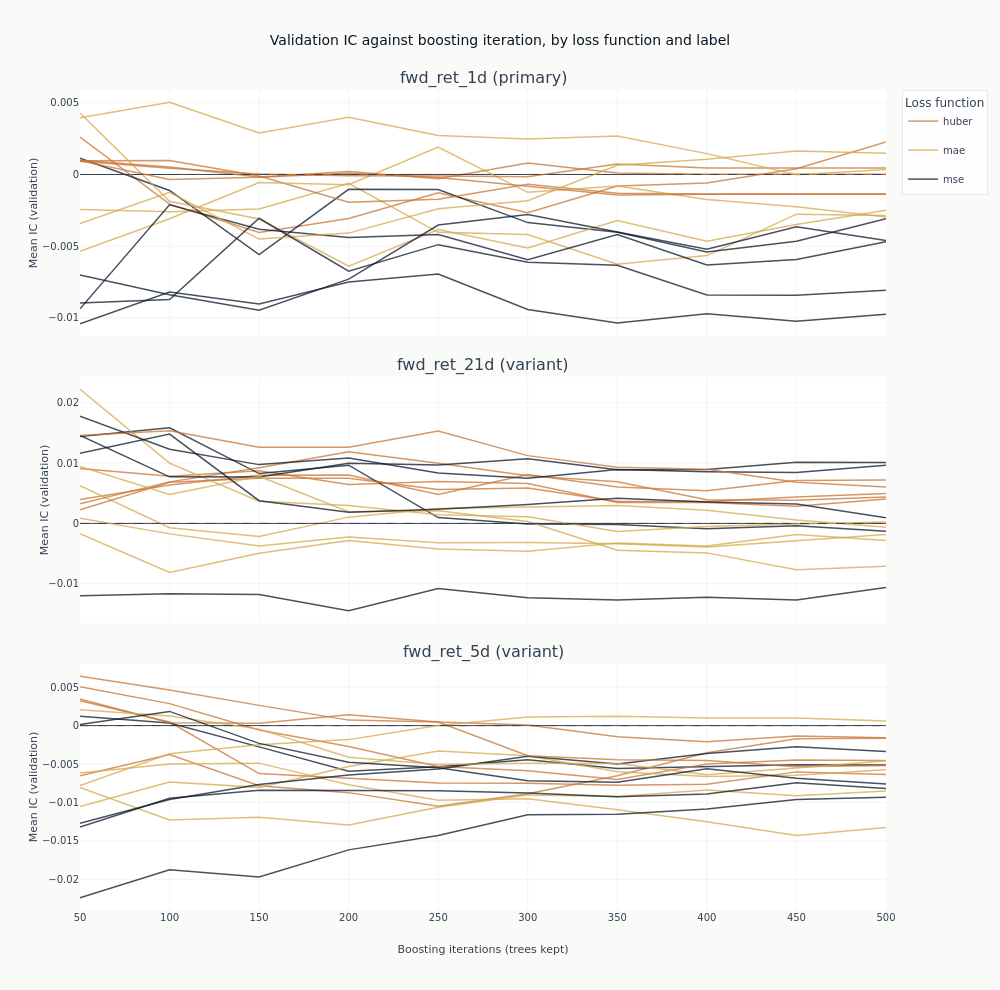

The notebook cell this image was saved under:
### Markdown cell above
### What more trees do

Each line traces one configuration's out-of-sample IC as trees are added to it. This is the
figure the checkpoint dimension exists to produce, and it separates two things a single
end-of-training number cannot.

A line that rises and then falls has an interior optimum: the model was still learning, then
began fitting the training window at the expense of the validation folds. A line that wanders
without trend around zero never had anything to learn in the first place, and its highest point
is wherever the noise happened to peak. The difference matters, because both produce a
respectable-looking maximum.

### Code cell
curves = catalog.filter("full_coverage").sort("label", "config_name", "checkpoint_value")
objectives = {"mse": COLORS["blue"], "mae": COLORS["amber"], "huber": COLORS["copper"]}


def objective_of(name: str) -> str:
    """Read the loss function out of a declared configuration name."""
    return next((key for key in objectives if name.endswith(key)), "mse")


fig_curves = make_subplots(
    rows=len(panel_labels),
    cols=1,
    shared_xaxes=True,
    vertical_spacing=0.05,
    subplot_titles=[
        f"{label} ({'primary' if label == primary else 'variant'})" for label in panel_labels
    ],
)
legend_shown: set[str] = set()
for row, label in enumerate(panel_labels, start=1):
    panel = curves.filter(pl.col("label") == label)
    for config_name in panel.get_column("config_name").unique(maintain_order=True):
        series = panel.filter(pl.col("config_name") == config_name)
        objective = objective_of(config_name)
        # One legend entry per loss function, not per configuration: fifteen names repeated
        # down three panels is a legend taller than the chart, and the colour is the only
        # thing the legend has to explain.
        first_of_objective = objective not in legend_shown
        legend_shown.add(objective)
        fig_curves.add_trace(
            go.Scatter(
                x=series.get_column("checkpoint_value").to_list(),
                y=series.get_column("ic_mean").to_list(),
                mode="lines",
                name=objective,
                legendgroup=objective,
                showlegend=first_of_objective,
                line=dict(color=objectives[objective], width=1.5),
                opacity=0.75,
            ),
            row=row,
            col=1,
        )
    fig_curves.add_hline(
        y=0, line_width=1, line_dash="dash", line_color=COLORS["neutral"], row=row, col=1
    )
    fig_curves.update_yaxes(title_text="Mean IC (validation)", row=row, col=1)
fig_curves.update_xaxes(title_text="Boosting iterations (trees kept)", row=len(panel_labels), col=1)
fig_curves.update_layout(
    title="Validation IC against boosting iteration, by loss function and label",
    height=330 * len(panel_labels),
    width=1000,
    margin=dict(t=90),
    legend=dict(title_text="Loss function", font=dict(size=10)),
)
show_plotly_with_alt(
    fig_curves,
    "Stacked line charts of mean validation information coefficient against boosting iteration, "
    "one panel per label, with one line per configuration coloured by loss function: "
    "blue for squared error, amber for absolute error, copper for Huber. Each panel carries a "
    "dashed zero line. The lines start spread out at fifty trees and cross each other repeatedly "
    "rather than rising to a common peak and falling away. In the one-day and 21-day panels the "
    "band drifts downwards as trees are added; in the five-day panel it stays where it started. "
    "A few one-day curves are above the zero line at the earliest checkpoints and two are still "
    "above it at the last. Averaged over its five configurations the blue squared-error group "
    "ends lowest in every panel, but individual blue lines are not: one starts at the top of the "
    "21-day panel and another ends above zero there.",
)

### Figure 1 — Plotly figure (JSON) as saved in the notebook; plotly's stock layout.template omitted (floating-point values rounded to 4 significant figures)
{"data": [{"legendgroup": "huber", "line": {"color": "#C87533", "width": 1.5}, "mode": "lines", "name": "huber", "opacity": 0.75, "showlegend": true, "type": "scatter", "x": [50, 100, 150, 200, 250, 300, 350, 400, 450, 500], "xaxis": "x", "y": [0.002605, -0.002068, -0.004046, -0.003068, -0.001273, -0.002667, -0.0008053, -0.0005933, 0.0004019, 0.002275], "yaxis": "y"}, {"legendgroup": "mae", "line": {"color": "#D4A84B", "width": 1.5}, "mode": "lines", "name": "mae", "opacity": 0.75, "showlegend": true, "type": "scatter", "x": [50, 100, 150, 200, 250, 300, 350, 400, 450, 500], "xaxis": "x", "y": [-0.002448, -0.002606, -0.002404, -0.0006136, -0.004033, -0.004186, -0.006265, -0.005658, -0.002766, -0.002861], "yaxis": "y"}, {"legendgroup": "mse", "line": {"color": "#0a1628", "width": 1.5}, "mode": "lines", "name": "mse", "opacity": 0.75, "showlegend": true, "type": "scatter", "x": [50, 100, 150, 200, 250, 300, 350, 400, 450, 500], "xaxis": "x", "y": [0.001139, -0.001113, -0.005592, -0.001032, -0.001047, -0.003356, -0.004027, -0.005403, -0.004661, -0.003093], "yaxis": "y"}, {"legendgroup": "huber", "line": {"color": "#C87533", "width": 1.5}, "mode": "lines", "name": "huber", "opacity": 0.75, "showlegend": false, "type": "scatter", "x": [50, 100, 150, 200, 250, 300, 350, 400, 450, 500], "xaxis": "x", "y": [0.0009557, 0.0009788, -0.0001037, -0.001942, -0.001733, -0.000689, -0.001305, -0.001365, -0.001365, -0.001365], "yaxis": "y"}, {"legendgroup": "mae", "line": {"color": "#D4A84B", "width": 1.5}, "mode": "lines", "name": "mae", "opacity": 0.75, "showlegend": false, "type": "scatter", "x": [50, 100, 150, 200, 250, 300, 350, 400, 450, 500], "xaxis": "x", "y": [-0.005349, -0.003083, -0.0005627, -0.0007092, 0.001915, -0.001242, -0.0007997, -0.001743, -0.00225, -0.002971], "yaxis": "y"}, {"legendgroup": "mse", "line": {"color": "#0a1628", "width": 1.5}, "mode": "lines", "name": "mse", "opacity": 0.75, "showlegend": false, "type": "scatter", "x": [50, 100, 150, 200, 250, 300, 350, 400, 450, 500], "xaxis": "x", "y": [-0.01041, -0.008191, -0.009034, -0.007502, -0.00694, -0.00942, -0.01036, -0.009722, -0.01024, -0.009756], "yaxis": "y"}, {"legendgroup": "huber", "line": {"color": "#C87533", "width": 1.5}, "mode": "lines", "name": "huber", "opacity": 0.75, "showlegend": false, "type": "scatter", "x": [50, 100, 150, 200, 250, 300, 350, 400, 450, 500], "xaxis": "x", "y": [0.0009319, 0.0004388, 3.036e-05, -8.338e-05, -9.835e-05, -0.0001592, 0.000734, 0.0004491, 0.0004491, 0.0004491], "yaxis": "y"}, {"legendgroup": "mae", "line": {"color": "#D4A84B", "width": 1.5}, "mode": "lines", "name": "mae", "opacity": 0.75, "showlegend": false, "type": "scatter", "x": [50, 100, 150, 200, 250, 300, 350, 400, 450, 500], "xaxis": "x", "y": [0.004284, -0.001863, -0.003105, -0.006392, -0.003834, -0.005131, -0.003219, -0.004653, -0.003487, -0.002487], "yaxis": "y"}, {"legendgroup": "mse", "line": {"color": "#0a1628", "width": 1.5}, "mode": "lines", "name": "mse", "opacity": 0.75, "showlegend": false, "type": "scatter", "x": [50, 100, 150, 200, 250, 300, 350, 400, 450, 500], "xaxis": "x", "y": [-0.007002, -0.008385, -0.009464, -0.007299, -0.003529, -0.002791, -0.00401, -0.005219, -0.003643, -0.004602], "yaxis": "y"}, {"legendgroup": "huber", "line": {"color": "#C87533", "width": 1.5}, "mode": "lines", "name": "huber", "opacity": 0.75, "showlegend": false, "type": "scatter", "x": [50, 100, 150, 200, 250, 300, 350, 400, 450, 500], "xaxis": "x", "y": [0.0009888, 0.0005233, -0.0001824, 0.0002139, -0.0002973, 0.0008076, 0.000106, 2.365e-05, 2.365e-05, 2.365e-05], "yaxis": "y"}, {"legendgroup": "mae", "line": {"color": "#D4A84B", "width": 1.5}, "mode": "lines", "name": "mae", "opacity": 0.75, "showlegend": false, "type": "scatter", "x": [50, 100, 150, 200, 250, 300, 350, 400, 450, 500], "xaxis": "x", "y": [0.003963, 0.005035, 0.002901, 0.003994, 0.002714, 0.002481, 0.002682, 0.001456, -1.721e-05, 0.0003565], "yaxis": "y"}, {"legendgroup": "mse", "line": {"color": "#0a1628", "width": 1.5}, "mode": "lines", "name": "mse", "opacity": 0.75, "showlegend": false, "type": "scatter", "x": [50, 100, 150, 200, 250, 300, 350, 400, 450, 500], "xaxis": "x", "y": [-0.009369, -0.00212, -0.003815, -0.00439, -0.004179, -0.005943, -0.004182, -0.00631, -0.00593, -0.004682], "yaxis": "y"}, {"legendgroup": "huber", "line": {"color": "#C87533", "width": 1.5}, "mode": "lines", "name": "huber", "opacity": 0.75, "showlegend": false, "type": "scatter", "x": [50, 100, 150, 200, 250, 300, 350, 400, 450, 500], "xaxis": "x", "y": [0.0009581, -0.0003461, -0.0001851, 9.3e-05, -0.0002012, -0.0008239, -0.001423, -0.001375, -0.001375, -0.001375], "yaxis": "y"}, {"legendgroup": "mae", "line": {"color": "#D4A84B", "width": 1.5}, "mode": "lines", "name": "mae", "opacity": 0.75, "showlegend": false, "type": "scatter", "x": [50, 100, 150, 200, 250, 300, 350, 400, 450, 500], "xaxis": "x", "y": [-0.003414, -0.001243, -0.004504, -0.004089, -0.002396, -0.001835, 0.0006432, 0.001056, 0.001645, 0.001486], "yaxis": "y"}, {"legendgroup": "mse", "line": {"color": "#0a1628", "width": 1.5}, "mode": "lines", "name": "mse", "opacity": 0.75, "showlegend": false, "type": "scatter", "x": [50, 100, 150, 200, 250, 300, 350, 400, 450, 500], "xaxis": "x", "y": [-0.008968, -0.008716, -0.003053, -0.006744, -0.004894, -0.006116, -0.006336, -0.008404, -0.00842, -0.008077], "yaxis": "y"}, {"legendgroup": "huber", "line": {"color": "#C87533", "width": 1.5}, "mode": "lines", "name": "huber", "opacity": 0.75, "showlegend": false, "type": "scatter", "x": [50, 100, 150, 200, 250, 300, 350, 400, 450, 500], "xaxis": "x2", "y": [0.00395, 0.006359, 0.007985, 0.00803, 0.004803, 0.008089, 0.006033, 0.005407, 0.007103, 0.007194], "yaxis": "y2"}, {"legendgroup": "mae", "line": {"color": "#D4A84B", "width": 1.5}, "mode": "lines", "name": "mae", "opacity": 0.75, "showlegend": false, "type": "scatter", "x": [50, 100, 150, 200, 250, 300, 350, 400, 450, 500], "xaxis": "x2", "y": [-0.001697, -0.008148, -0.004956, -0.002832, -0.00423, -0.004611, -0.003268, -0.003745, -0.001838, -0.002825], "yaxis": "y2"}, {"legendgroup": "mse", "line": {"color": "#0a1628", "width": 1.5}, "mode": "lines", "name": "mse", "opacity": 0.75, "showlegend": false, "type": "scatter", "x": [50, 100, 150, 200, 250, 300, 350, 400, 450, 500], "xaxis": "x2", "y": [-0.01198, -0.01166, -0.01178, -0.01447, -0.01078, -0.01232, -0.01271, -0.01226, -0.0127, -0.01064], "yaxis": "y2"}, {"legendgroup": "huber", "line": {"color": "#C87533", "width": 1.5}, "mode": "lines", "name": "huber", "opacity": 0.75, "showlegend": false, "type": "scatter", "x": [50, 100, 150, 200, 250, 300, 350, 400, 450, 500], "xaxis": "x2", "y": [0.009112, 0.007808, 0.008721, 0.006437, 0.006965, 0.006606, 0.003487, 0.003463, 0.002853, 0.004034], "yaxis": "y2"}, {"legendgroup": "mae", "line": {"color": "#D4A84B", "width": 1.5}, "mode": "lines", "name": "mae", "opacity": 0.75, "showlegend": false, "type": "scatter", "x": [50, 100, 150, 200, 250, 300, 350, 400, 450, 500], "xaxis": "x2", "y": [0.006251, -0.0007162, -0.002153, 0.001042, 0.002468, 0.00277, 0.00298, 0.002189, 0.0005845, -0.0006465], "yaxis": "y2"}, {"legendgroup": "mse", "line": {"color": "#0a1628", "width": 1.5}, "mode": "lines", "name": "mse", "opacity": 0.75, "showlegend": false, "type": "scatter", "x": [50, 100, 150, 200, 250, 300, 350, 400, 450, 500], "xaxis": "x2", "y": [0.01442, 0.01585, 0.008268, 0.00965, 0.0009662, -0.0001039, -0.0001874, -0.0008973, -0.0003763, -0.001308], "yaxis": "y2"}, {"legendgroup": "huber", "line": {"color": "#C87533", "width": 1.5}, "mode": "lines", "name": "huber", "opacity": 0.75, "showlegend": false, "type": "scatter", "x": [50, 100, 150, 200, 250, 300, 350, 400, 450, 500], "xaxis": "x2", "y": [0.003255, 0.006888, 0.00924, 0.0119, 0.009961, 0.007909, 0.006908, 0.003917, 0.003832, 0.0044], "yaxis": "y2"}, {"legendgroup": "mae", "line": {"color": "#D4A84B", "width": 1.5}, "mode": "lines", "name": "mae", "opacity": 0.75, "showlegend": false, "type": "scatter", "x": [50, 100, 150, 200, 250, 300, 350, 400, 450, 500], "xaxis": "x2", "y": [0.02224, 0.01, 0.003683, 0.00299, 0.001431, 0.001122, -0.001341, -0.0005144, -8.679e-05, 0.0002289], "yaxis": "y2"}, {"legendgroup": "mse", "line": {"color": "#0a1628", "width": 1.5}, "mode": "lines", "name": "mse", "opacity": 0.75, "showlegend": false, "type": "scatter", "x": [50, 100, 150, 200, 250, 300, 350, 400, 450, 500], "xaxis": "x2", "y": [0.01457, 0.007724, 0.007692, 0.009986, 0.00969, 0.0107, 0.008901, 0.008943, 0.01015, 0.01008], "yaxis": "y2"}, {"legendgroup": "huber", "line": {"color": "#C87533", "width": 1.5}, "mode": "lines", "name": "huber", "opacity": 0.75, "showlegend": false, "type": "scatter", "x": [50, 100, 150, 200, 250, 300, 350, 400, 450, 500], "xaxis": "x2", "y": [0.002243, 0.006807, 0.00749, 0.007485, 0.005615, 0.005862, 0.003631, 0.003649, 0.004377, 0.004968], "yaxis": "y2"}, {"legendgroup": "mae", "line": {"color": "#D4A84B", "width": 1.5}, "mode": "lines", "name": "mae", "opacity": 0.75, "showlegend": false, "type": "scatter", "x": [50, 100, 150, 200, 250, 300, 350, 400, 450, 500], "xaxis": "x2", "y": [0.0008595, -0.001736, -0.003726, -0.00225, -0.003215, -0.003183, -0.003389, -0.003911, -0.002895, -0.001858], "yaxis": "y2"}, {"legendgroup": "mse", "line": {"color": "#0a1628", "width": 1.5}, "mode": "lines", "name": "mse", "opacity": 0.75, "showlegend": false, "type": "scatter", "x": [50, 100, 150, 200, 250, 300, 350, 400, 450, 500], "xaxis": "x2", "y": [0.01777, 0.01229, 0.009749, 0.01086, 0.008351, 0.007501, 0.008958, 0.008558, 0.008446, 0.009654], "yaxis": "y2"}, {"legendgroup": "huber", "line": {"color": "#C87533", "width": 1.5}, "mode": "lines", "name": "huber", "opacity": 0.75, "showlegend": false, "type": "scatter", "x": [50, 100, 150, 200, 250, 300, 350, 400, 450, 500], "xaxis": "x2", "y": [0.01456, 0.01537, 0.01261, 0.01264, 0.01534, 0.01124, 0.009331, 0.008999, 0.006829, 0.006035], "yaxis": "y2"}, {"legendgroup": "mae", "line": {"color": "#D4A84B", "width": 1.5}, "mode": "lines", "name": "mae", "opacity": 0.75, "showlegend": false, "type": "scatter", "x": [50, 100, 150, 200, 250, 300, 350, 400, 450, 500], "xaxis": "x2", "y": [0.009461, 0.004785, 0.00781, 0.00193, 0.002094, 0.0003076, -0.004458, -0.004886, -0.00769, -0.007103], "yaxis": "y2"}, {"legendgroup": "mse", "line": {"color": "#0a1628", "width": 1.5}, "mode": "lines", "name": "mse", "opacity": 0.75, "showlegend": false, "type": "scatter", "x": [50, 100, 150, 200, 250, 300, 350, 400, 450, 500], "xaxis": "x2", "y": [0.01163, 0.01482, 0.003763, 0.001868, 0.002347, 0.003146, 0.004159, 0.003532, 0.003234, 0.0009261], "yaxis": "y2"}, {"legendgroup": "huber", "line": {"color": "#C87533", "width": 1.5}, "mode": "lines", "name": "huber", "opacity": 0.75, "showlegend": false, "type": "scatter", "x": [50, 100, 150, 200, 250, 300, 350, 400, 450, 500], "xaxis": "x3", "y": [-0.006512, -0.003777, -0.007815, -0.00872, -0.0105, -0.00887, -0.006521, -0.003521, -0.001719, -0.001639], "yaxis": "y3"}, {"legendgroup": "mae", "line": {"color": "#D4A84B", "width": 1.5}, "mode": "lines", "name": "mae", "opacity": 0.75, "showlegend": false, "type": "scatter", "x": [50, 100, 150, 200, 250, 300, 350, 400, 450, 500], "xaxis": "x3", "y": [-0.006165, -0.004981, -0.004883, -0.007697, -0.009699, -0.009512, -0.01094, -0.01252, -0.01429, -0.01325], "yaxis": "y3"}, {"legendgroup": "mse", "line": {"color": "#0a1628", "width": 1.5}, "mode": "lines", "name": "mse", "opacity": 0.75, "showlegend": false, "type": "scatter", "x": [50, 100, 150, 200, 250, 300, 350, 400, 450, 500], "xaxis": "x3", "y": [-0.02239, -0.01876, -0.0197, -0.01617, -0.0143, -0.01161, -0.01155, -0.01086, -0.009601, -0.009331], "yaxis": "y3"}, {"legendgroup": "huber", "line": {"color": "#C87533", "width": 1.5}, "mode": "lines", "name": "huber", "opacity": 0.75, "showlegend": false, "type": "scatter", "x": [50, 100, 150, 200, 250, 300, 350, 400, 450, 500], "xaxis": "x3", "y": [0.003229, 0.0004606, -0.006236, -0.006844, -0.007462, -0.007489, -0.007763, -0.007621, -0.006021, -0.006365], "yaxis": "y3"}, {"legendgroup": "mae", "line": {"color": "#D4A84B", "width": 1.5}, "mode": "lines", "name": "mae", "opacity": 0.75, "showlegend": false, "type": "scatter", "x": [50, 100, 150, 200, 250, 300, 350, 400, 450, 500], "xaxis": "x3", "y": [-0.008032, -0.01229, -0.01192, -0.01293, -0.01064, -0.009015, -0.009215, -0.008362, -0.009121, -0.008514], "yaxis": "y3"}, {"legendgroup": "mse", "line": {"color": "#0a1628", "width": 1.5}, "mode": "lines", "name": "mse", "opacity": 0.75, "showlegend": false, "type": "scatter", "x": [50, 100, 150, 200, 250, 300, 350, 400, 450, 500], "xaxis": "x3", "y": [0.001203, 0.0003311, -0.00277, -0.005947, -0.005368, -0.004452, -0.005572, -0.005287, -0.005081, -0.005112], "yaxis": "y3"}, {"legendgroup": "huber", "line": {"color": "#C87533", "width": 1.5}, "mode": "lines", "name": "huber", "opacity": 0.75, "showlegend": false, "type": "scatter", "x": [50, 100, 150, 200, 250, 300, 350, 400, 450, 500], "xaxis": "x3", "y": [0.005061, 0.00286, -0.0005597, -0.002718, -0.005331, -0.005858, -0.007011, -0.004986, -0.004461, -0.004544], "yaxis": "y3"}, {"legendgroup": "mae", "line": {"color": "#D4A84B", "width": 1.5}, "mode": "lines", "name": "mae", "opacity": 0.75, "showlegend": false, "type": "scatter", "x": [50, 100, 150, 200, 250, 300, 350, 400, 450, 500], "xaxis": "x3", "y": [-0.01053, -0.007349, -0.008036, -0.005313, -0.003304, -0.003925, -0.006012, -0.006628, -0.006471, -0.005749], "yaxis": "y3"}, {"legendgroup": "mse", "line": {"color": "#0a1628", "width": 1.5}, "mode": "lines", "name": "mse", "opacity": 0.75, "showlegend": false, "type": "scatter", "x": [50, 100, 150, 200, 250, 300, 350, 400, 450, 500], "xaxis": "x3", "y": [-0.01319, -0.009457, -0.008405, -0.008441, -0.008469, -0.008785, -0.009255, -0.008911, -0.007444, -0.008195], "yaxis": "y3"}, {"legendgroup": "huber", "line": {"color": "#C87533", "width": 1.5}, "mode": "lines", "name": "huber", "opacity": 0.75, "showlegend": false, "type": "scatter", "x": [50, 100, 150, 200, 250, 300, 350, 400, 450, 500], "xaxis": "x3", "y": [0.003474, 0.0003677, 0.0003063, 0.001411, 0.000467, 6.394e-05, -0.001438, -0.00211, -0.001359, -0.001575], "yaxis": "y3"}, {"legendgroup": "mae", "line": {"color": "#D4A84B", "width": 1.5}, "mode": "lines", "name": "mae", "opacity": 0.75, "showlegend": false, "type": "scatter", "x": [50, 100, 150, 200, 250, 300, 350, 400, 450, 500], "xaxis": "x3", "y": [-0.007789, -0.003658, -0.002491, -0.001823, 6.632e-06, 0.00111, 0.001219, 0.000979, 0.0009939, 0.0005964], "yaxis": "y3"}, {"legendgroup": "mse", "line": {"color": "#0a1628", "width": 1.5}, "mode": "lines", "name": "mse", "opacity": 0.75, "showlegend": false, "type": "scatter", "x": [50, 100, 150, 200, 250, 300, 350, 400, 450, 500], "xaxis": "x3", "y": [-0.0127, -0.009608, -0.007675, -0.006438, -0.005645, -0.003992, -0.004997, -0.003644, -0.002743, -0.003375], "yaxis": "y3"}, {"legendgroup": "huber", "line": {"color": "#C87533", "width": 1.5}, "mode": "lines", "name": "huber", "opacity": 0.75, "showlegend": false, "type": "scatter", "x": [50, 100, 150, 200, 250, 300, 350, 400, 450, 500], "xaxis": "x3", "y": [0.006415, 0.004642, 0.002632, 0.0007131, 0.0004644, -0.003926, -0.004438, -0.004527, -0.005361, -0.005179], "yaxis": "y3"}, {"legendgroup": "mae", "line": {"color": "#D4A84B", "width": 1.5}, "mode": "lines", "name": "mae", "opacity": 0.75, "showlegend": false, "type": "scatter", "x": [50, 100, 150, 200, 250, 300, 350, 400, 450, 500], "xaxis": "x3", "y": [0.002075, 0.001262, -0.000457, -0.004115, -0.005067, -0.0049, -0.004934, -0.006408, -0.005507, -0.004574], "yaxis": "y3"}, {"legendgroup": "mse", "line": {"color": "#0a1628", "width": 1.5}, "mode": "lines", "name": "mse", "opacity": 0.75, "showlegend": false, "type": "scatter", "x": [50, 100, 150, 200, 250, 300, 350, 400, 450, 500], "xaxis": "x3", "y": [0.0001494, 0.001847, -0.00231, -0.004761, -0.005475, -0.007168, -0.00737, -0.005615, -0.006854, -0.007595], "yaxis": "y3"}], "layout": {"annotations": [{"font": {"size": 16}, "showarrow": false, "text": "fwd_ret_1d (primary)", "x": 0.5, "xanchor": "center", "xref": "paper", "y": 1.0, "yanchor": "bottom", "yref": "paper"}, {"font": {"size": 16}, "showarrow": false, "text": "fwd_ret_21d (variant)", "x": 0.5, "xanchor": "center", "xref": "paper", "y": 0.65, "yanchor": "bottom", "yref": "paper"}, {"font": {"size": 16}, "showarrow": false, "text": "fwd_ret_5d (variant)", "x": 0.5, "xanchor": "center", "xref": "paper", "y": 0.3, "yanchor": "bottom", "yref": "paper"}], "height": 990, "legend": {"font": {"size": 10}, "title": {"text": "Loss function"}}, "margin": {"t": 90}, "shapes": [{"line": {"color": "#334155", "dash": "dash", "width": 1}, "type": "line", "x0": 0, "x1": 1, "xref": "x domain", "y0": 0, "y1": 0, "yref": "y"}, {"line": {"color": "#334155", "dash": "dash", "width": 1}, "type": "line", "x0": 0, "x1": 1, "xref": "x2 domain", "y0": 0, "y1": 0, "yref": "y2"}, {"line": {"color": "#334155", "dash": "dash", "width": 1}, "type": "line", "x0": 0, "x1": 1, "xref": "x3 domain", "y0": 0, "y1": 0, "yref": "y3"}], "title": {"text": "Validation IC against boosting iteration, by loss function and label"}, "width": 1000, "xaxis": {"anchor": "y", "domain": [0.0, 1.0], "matches": "x3", "showticklabels": false}, "xaxis2": {"anchor": "y2", "domain": [0.0, 1.0], "matches": "x3", "showticklabels": false}, "xaxis3": {"anchor": "y3", "domain": [0.0, 1.0], "title": {"text": "Boosting iterations (trees kept)"}}, "yaxis": {"anchor": "x", "domain": [0.7, 1.0], "title": {"text": "Mean IC (validation)"}}, "yaxis2": {"anchor": "x2", "domain": [0.35, 0.65], "title": {"text": "Mean IC (validation)"}}, "yaxis3": {"anchor": "x3", "domain": [0.0, 0.3], "title": {"text": "Mean IC (validation)"}}}}
